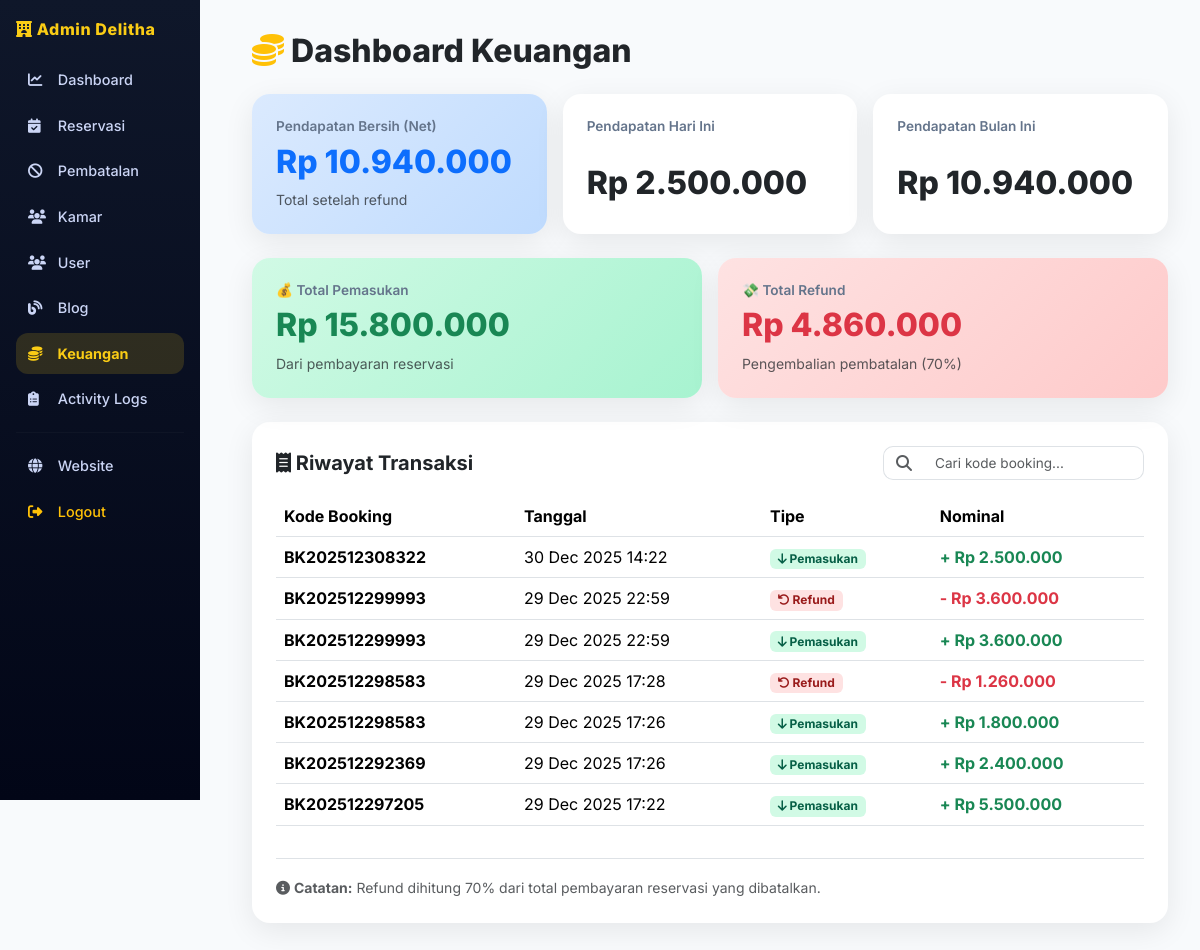
Screenshot of /admin/finance_dashboard.php (signed in) with the database file from the repository.
### tables this page shows
CREATE TABLE `payments` (
  `id` int NOT NULL,
  `reservation_id` int DEFAULT NULL,
  `booking_code` varchar(50) DEFAULT NULL,
  `amount` decimal(12,2) DEFAULT NULL,
  `created_at` datetime DEFAULT CURRENT_TIMESTAMP
);

### config/database.php (called while the page is built, shortened)
<?php
function formatRupiah($angka) {
    return 'Rp ' . number_format($angka, 0, ',', '.');
}

### admin/finance_dashboard.php (the view, shortened to what this page needs)
<?php
require_once '../config/database.php';
$search = isset($_GET['search']) ? clean($_GET['search']) : '';
$where = $search ? "WHERE booking_code LIKE '%$search%'" : '';
$total = mysqli_fetch_assoc(mysqli_query($conn,"
    SELECT SUM(amount) AS total FROM payments
"));
$today = mysqli_fetch_assoc(mysqli_query($conn,"
    SELECT SUM(amount) AS total
    FROM payments
    WHERE DATE(created_at)=CURDATE()
"));
$month = mysqli_fetch_assoc(mysqli_query($conn,"
    SELECT SUM(amount) AS total
    FROM payments
    WHERE MONTH(created_at)=MONTH(CURDATE())
      AND YEAR(created_at)=YEAR(CURDATE())
"));
$income = mysqli_fetch_assoc(mysqli_query($conn,"
    SELECT SUM(amount) AS total
    FROM payments
    WHERE amount > 0
"));
$refunds = mysqli_fetch_assoc(mysqli_query($conn,"
    SELECT SUM(ABS(amount)) AS total
    FROM payments
    WHERE amount < 0
"));
$transactions = mysqli_query($conn,"
    SELECT booking_code, amount, created_at
    FROM payments
    $where
    ORDER BY created_at DESC
    LIMIT 20
");
?>
<!DOCTYPE html>
<html lang="id">
<head>
<link href="https://cdn.jsdelivr.net/npm/bootstrap@5.3.2/dist/css/bootstrap.min.css" rel="stylesheet">
<link href="https://cdnjs.cloudflare.com/ajax/libs/font-awesome/6.5.0/css/all.min.css" rel="stylesheet">
</head>
<body>
<?php include_once '../includes/sidebar.php'; ?>
<div class="main-content">
    <h2 class="finance-title">
        <i class="fa-solid fa-coins text-warning"></i> Dashboard Keuangan
    </h2>
    <div class="row g-3 mb-4">
        <div class="col-md-4">
            <div class="card-finance card-primary h-100">
                <h6>Pendapatan Bersih (Net)</h6>
                <h2 class="text-primary"><?= formatRupiah($total['total'] ?? 0) ?></h2>
                <small class="text-muted">Total setelah refund</small>
            </div>
        </div>
        <div class="col-md-4">
            <div class="card-finance">
                <h6>Pendapatan Hari Ini</h6>
                <h2><?= formatRupiah($today['total'] ?? 0) ?></h2>
            </div>
        </div>
        <div class="col-md-4">
            <div class="card-finance">
                <h6>Pendapatan Bulan Ini</h6>
                <h2><?= formatRupiah($month['total'] ?? 0) ?></h2>
            </div>
        </div>
    </div>
    <div class="row g-3 mb-4">
        <div class="col-md-6">
            <div class="card-finance card-success h-100">
                <h6>💰 Total Pemasukan</h6>
                <h2 class="text-success"><?= formatRupiah($income['total'] ?? 0) ?></h2>
                <small class="text-muted">Dari pembayaran reservasi</small>
            </div>
        </div>
        <div class="col-md-6">
            <div class="card-finance card-danger">
                <h6>💸 Total Refund</h6>
                <h2 class="text-danger"><?= formatRupiah($refunds['total'] ?? 0) ?></h2>
                <small class="text-muted">Pengembalian pembatalan (70%)</small>
            </div>
        </div>
    </div>
    <div class="finance-table">
        <div class="d-flex justify-content-between align-items-center mb-3 flex-wrap gap-2">
            <h5 class="fw-bold mb-0">
                <i class="fa-solid fa-receipt"></i> Riwayat Transaksi
            </h5>
            <form method="GET" class="search-mini">
                <div class="input-group">
                    <span class="input-group-text bg-white border-end-0">
                        <i class="fa-solid fa-search text-muted"></i>
                    </span>
                    <input type="text"
                           name="search"
                           class="form-control border-start-0"
                           placeholder="Cari kode booking..."
                           value="<?= htmlspecialchars($search) ?>">
                </div>
            </form>
        </div>
        <div class="table-responsive">
            <table class="table align-middle">
                <thead>
                    <tr>
                        <th>Kode Booking</th>
                        <th>Tanggal</th>
                        <th>Tipe</th>
                        <th>Nominal</th>
                    </tr>
                </thead>
                <tbody>
                <?php if(mysqli_num_rows($transactions) > 0): ?>
                    <?php while($t = mysqli_fetch_assoc($transactions)): ?>
                    <?php
                        $isRefund = $t['amount'] < 0;
                        $displayAmount = abs($t['amount']);
                    ?>
                    <tr>
                        <td><strong><?= $t['booking_code'] ?></strong></td>
                        <td><?= date('d M Y H:i', strtotime($t['created_at'])) ?></td>
                        <td>
                            <?php if($isRefund): ?>
                                <span class="badge badge-refund">
                                    <i class="fa-solid fa-undo"></i> Refund
                                </span>
                            <?php else: ?>
                                <span class="badge badge-income">
                                    <i class="fa-solid fa-arrow-down"></i> Pemasukan
                                </span>
                            <?php endif; ?>
                        </td>
                        <td>
                            <strong class="<?= $isRefund ? 'text-danger' : 'text-success' ?>">
                                <?= $isRefund ? '-' : '+' ?> <?= formatRupiah($displayAmount) ?>
                            </strong>
                        </td>
                    </tr>
                    <?php endwhile; ?>
                <?php endif; ?>
                </tbody>
            </table>
        </div>
        <div class="mt-3 pt-3 border-top">
            <small class="text-muted">
                <i class="fa-solid fa-info-circle"></i>
                <strong>Catatan:</strong> Refund dihitung 70% dari total pembayaran reservasi yang dibatalkan.
            </small>
        </div>
    </div>
</div>
</body>
</html>

### admin/finance_dashboard.php (style rules this page uses)
body { background:#f8fafc; font-family:'Inter',sans-serif; margin:0; }
.main-content { margin-left:220px; padding:2rem; min-height:100vh; }
.finance-title { font-weight:800; margin-bottom:1.5rem; }
.card-finance { background:#fff; border-radius:18px; padding:1.5rem; box-shadow:0 8px 30px rgba(0,0,0,.08); transition:.25s; display:flex; flex-direction:column; justify-content:space-between; height:100%; }
.card-finance h6 { color:#64748b; font-size:.85rem; font-weight:600; }
.card-finance h2 { font-weight:800; }
.card-success { background:linear-gradient(135deg,#d1fae5,#a7f3d0); }
.card-danger { background:linear-gradient(135deg,#fee2e2,#fecaca); }
.card-primary { background:linear-gradient(135deg,#dbeafe,#bfdbfe); }
.finance-table { background:#fff; border-radius:18px; padding:1.5rem; margin-top:1.5rem; box-shadow:0 8px 30px rgba(0,0,0,.08); }
.badge-income { background:#d1fae5; color:#065f46; }
.badge-refund { background:#fee2e2; color:#991b1b; }
.search-mini .form-control { min-width:220px; font-size:.85rem; border-radius:10px; }
.search-mini .input-group-text { border-radius:10px 0 0 10px; }
.finance-title { animation: fadeInDown .6s ease-out; }
.card-finance { animation: scaleIn .6s ease-out backwards; }
.card-finance:nth-child(1) { animation-delay:.1s }
.finance-table { animation: fadeInUp .6s ease-out .6s backwards; }

### rows the page displays
payments: booking_code "BK202512308322", created_at "30 Dec 2025 14:22", shows "Pemasukan", amount "Rp 2.500.000"
payments: booking_code "BK202512299993", created_at "29 Dec 2025 22:59", shows "Refund", amount "Rp 3.600.000"
payments: booking_code "BK202512299993", created_at "29 Dec 2025 22:59", shows "Pemasukan", amount "Rp 3.600.000"
payments: booking_code "BK202512298583", created_at "29 Dec 2025 17:28", shows "Refund", amount "Rp 1.260.000"
payments: booking_code "BK202512298583", created_at "29 Dec 2025 17:26", shows "Pemasukan", amount "Rp 1.800.000"
payments: booking_code "BK202512292369", created_at "29 Dec 2025 17:26", shows "Pemasukan", amount "Rp 2.400.000"
payments: booking_code "BK202512297205", created_at "29 Dec 2025 17:22", shows "Pemasukan", amount "Rp 5.500.000"

### other values shown
formatRupiah($total['total'] ?? 0) "Rp 10.940.000"
formatRupiah($today['total'] ?? 0) "Rp 2.500.000"
formatRupiah($month['total'] ?? 0) "Rp 10.940.000"
formatRupiah($income['total'] ?? 0) "Rp 15.800.000"
formatRupiah($refunds['total'] ?? 0) "Rp 4.860.000"
